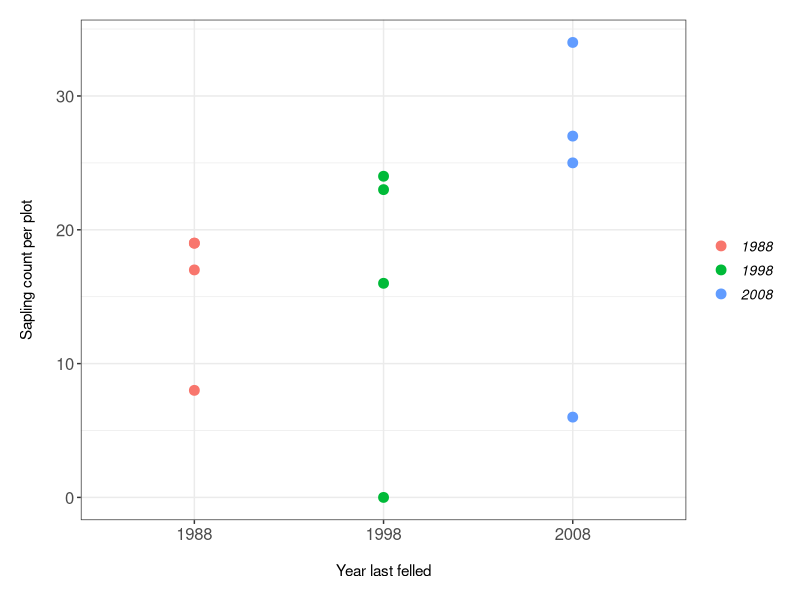
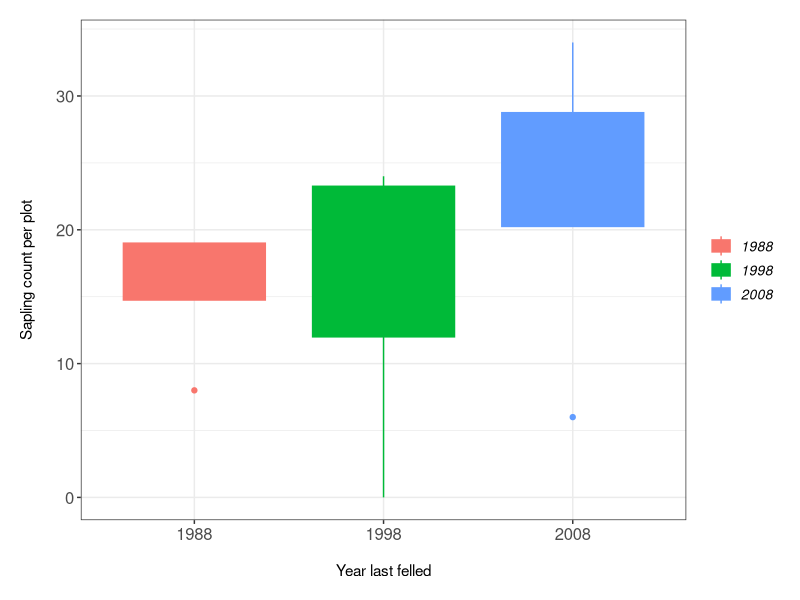

Generate these figures, in order, with R:
#Laura Barraclough
#Started: 10/02/2022
#email: s1729795@ed.ac.uk

# Work Flow
# 1. Load libraries and data frame
# 2. Test hypothesis 2: older plots will have fewer saplings.
#   (a) Try plotting as a scatter plot
#   (b) Try as a box plot


# 1. Load libraries and data frame ----
library(tidyverse)
library(gridExtra)

getwd() #check the working directory 

#Load data frame
sum_data <- read.csv("sum_data2.csv")

head(sum_data)
tail(sum_data)
str(sum_data)
View(sum_data)
#Check data has loaded properly
#Last felled is an integer not a character so we need to change this
sum_data$Last_felled <- as.character(sum_data$Last_felled)
#check this worked
str(sum_data) #it has so we can move on to testing hypothesis 2.

# 2. Plotting Hypothesis 2 as a scatter plot ----
(hyp2.2 <- ggplot(sum_data, aes(x = Last_felled, y = Sapling_count, colour = Last_felled)) +
   geom_point(size = 3) +
   theme_bw() + 
   ylab("Sapling count per plot\n") +
   xlab("\nYear last felled") +
   theme(axis.text.x = element_text(size = 12),
         axis.text.y = element_text(size = 12),
         plot.margin = unit(c(0.5,0.5,0.5,0.5), units = "cm"),
         legend.text = element_text(size = 10, face = "italic"),
         legend.title = element_blank())
   
 )

#ggsave(hyp2.2, file= "Graphs/hyp2-2.png", width = 5, height = 5)

# 3. Plotting hypothesis 2 as a box plot ----
(hyp2.3 <- ggplot(sum_data, aes(x = Last_felled, y = Sapling_count, colour = Last_felled,
                                fill = Last_felled)) +
   geom_boxplot() +
   theme_bw() +
   ylab("Sapling count per plot\n") +
   xlab("\nYear last felled") +
   theme(axis.text.x = element_text(size = 12),
         axis.text.y = element_text(size = 12),
         plot.margin = unit(c(0.5,0.5,0.5,0.5), units = "cm"),
         legend.text = element_text(size = 10, face = "italic"),
         legend.title = element_blank())
 )
#ggsave(hyp2.3, file = "Graphs/hyp2-3.png", width = 5, height = 5)
